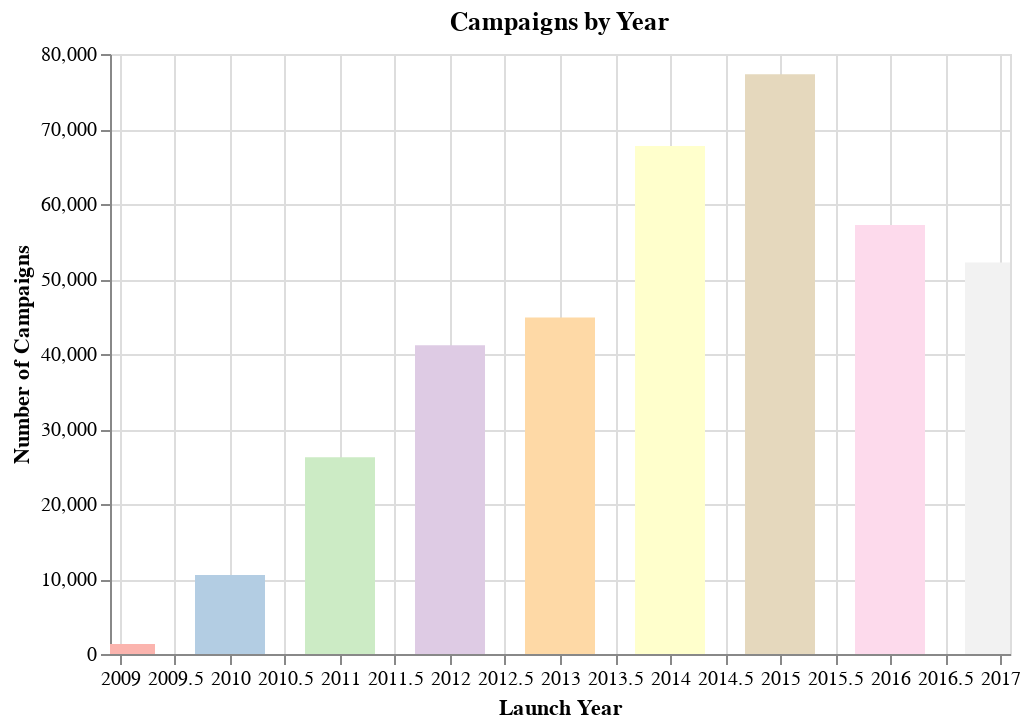

This figure's notebook cell:
### Code cell
"""
Buscamos entender la distribución de las campañas por año.
"""

launch_year = df.launch_year.value_counts()
launch_year_use = pd.DataFrame({
    'Launch Year' : launch_year.index,
    'Number of Campaigns' : launch_year.values
})

alt.Chart(launch_year_use, title= 'Campaigns by Year').mark_bar(size=35, clip=True).encode(
    alt.X('Launch Year', scale=alt.Scale(domain=(2009, 2017)), axis=alt.Axis(format='')),
    y='Number of Campaigns',
    tooltip = ('Number of Campaigns', 'Launch Year'),
    color=alt.Color('Launch Year', scale=alt.Scale(scheme='pastel1', domain=(2009, 2017)), legend=None)
).properties(width = 450)

### Figure 1 — Vega-Lite specification as saved in the notebook (floating-point values rounded to 4 significant figures)
{"config": {"view": {"continuousWidth": 400, "continuousHeight": 300}}, "data": {"name": "data-3bdbfa895f4ee6e868d66e0248202273"}, "mark": {"type": "bar", "clip": true, "size": 35}, "encoding": {"color": {"field": "Launch Year", "legend": null, "scale": {"domain": [2009, 2017], "scheme": "pastel1"}, "type": "quantitative"}, "tooltip": [{"field": "Number of Campaigns", "type": "quantitative"}, {"field": "Launch Year", "type": "quantitative"}], "x": {"axis": {"format": ""}, "field": "Launch Year", "scale": {"domain": [2009, 2017]}, "type": "quantitative"}, "y": {"field": "Number of Campaigns", "type": "quantitative"}}, "title": "Campaigns by Year", "width": 450, "$schema": "https://vega.github.io/schema/vega-lite/v4.17.0.json", "datasets": {"data-3bdbfa895f4ee6e868d66e0248202273": [{"Launch Year": 2015, "Number of Campaigns": 77300}, {"Launch Year": 2014, "Number of Campaigns": 67745}, {"Launch Year": 2016, "Number of Campaigns": 57184}, {"Launch Year": 2017, "Number of Campaigns": 52200}, {"Launch Year": 2013, "Number of Campaigns": 44851}, {"Launch Year": 2012, "Number of Campaigns": 41165}, {"Launch Year": 2011, "Number of Campaigns": 26237}, {"Launch Year": 2010, "Number of Campaigns": 10519}, {"Launch Year": 2009, "Number of Campaigns": 1329}, {"Launch Year": 2018, "Number of Campaigns": 124}, {"Launch Year": 1970, "Number of Campaigns": 7}]}}
